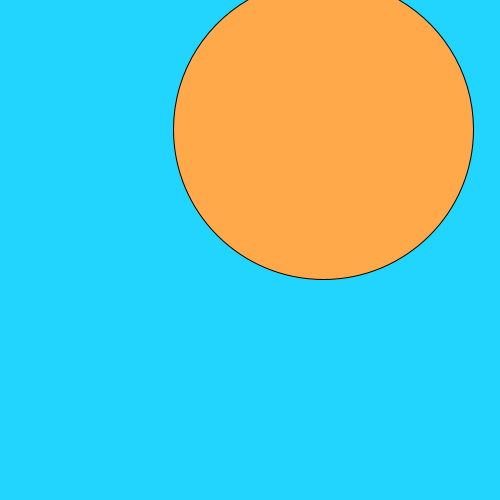
Frame 1 (no input)
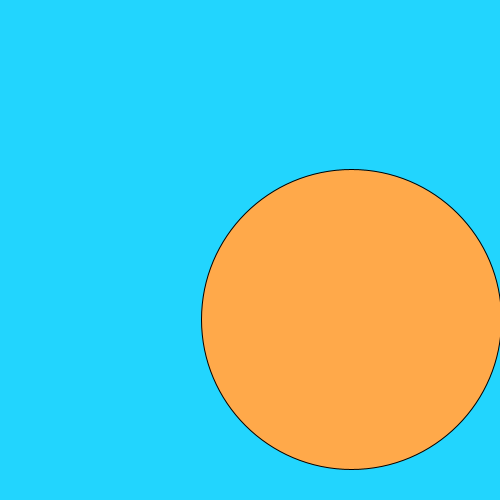
Frame 60 (the mouse pressed at the canvas centre just before this capture)
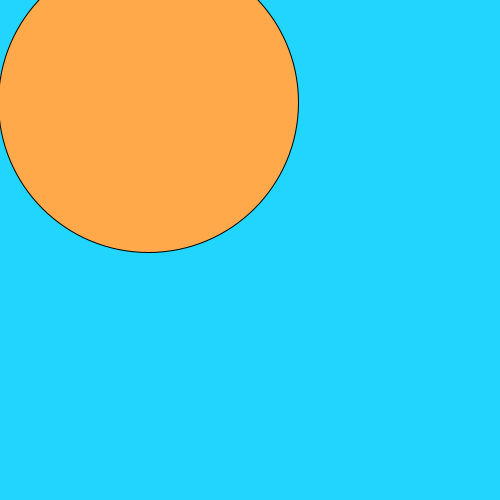
Frame 120 (the mouse held since frame 60 and released just before this capture)

The Processing sketch that drew these frames (run headless with seeded random() and noise(); from frame 60 on, the mouse is pressed at the canvas centre):

// Processing sketch: processing_71900
// ── processing_71900.pde

//Chelsea Domaleski//
//Creative Computing//
//Moving Circle Homework//
//September 24, 2012//

int circle_x = 500;
int circle_y = 500;
int circle_radius = 450;
int circle_x_speed = 1;
int circle_y_speed = 1;
  
void setup() {
  size(500, 500);
};
void draw() {
  background(34, 213, 254);
  fill(255, 169, 74);
  ellipse(random(width), random(height), 300, 300);
  //

  circle_x = circle_x + circle_x_speed;
  if ((circle_x + circle_radius > width) || (circle_x - circle_radius < 0)) {  //move other way
  //
    circle_x_speed = circle_x_speed * 10;    //
  };
  //
 
  circle_y = circle_y + circle_y_speed;//
  if ((circle_y + circle_radius > height) || (circle_y - circle_radius < 0)) {
      //
    circle_y_speed = circle_y_speed * 10;
    //

  }
};
